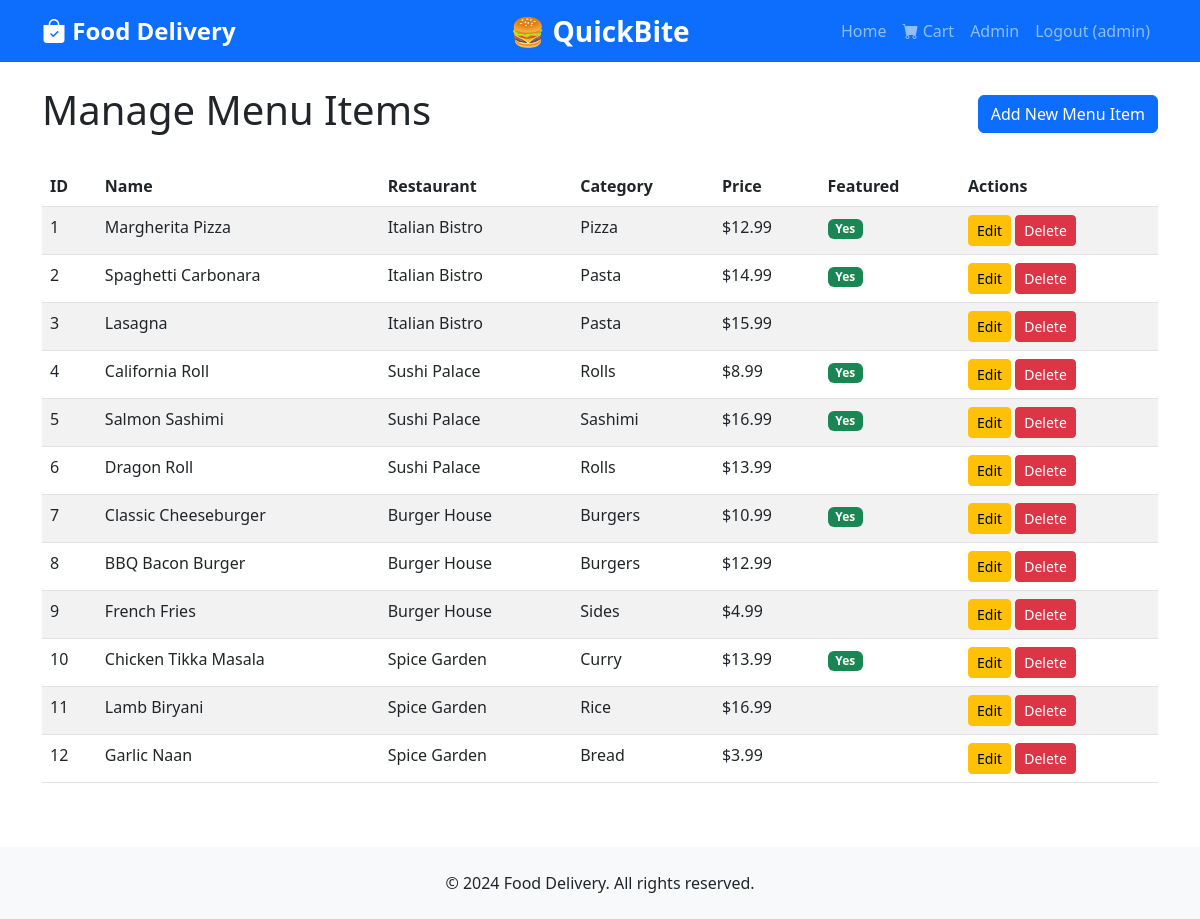
/admin/menu_items (signed in), run on the app's committed database.
### models/__init__.py (models this page shows)
class MenuItem(db.Model):
    id = db.Column(db.Integer, primary_key=True)
    name = db.Column(db.String(100), nullable=False)
    description = db.Column(db.Text)
    price = db.Column(db.Float, nullable=False)
    category = db.Column(db.String(50))
    image_url = db.Column(db.String(500))
    restaurant_id = db.Column(db.Integer, db.ForeignKey('restaurant.id'), nullable=False)
    is_featured = db.Column(db.Boolean, default=False)
    created_at = db.Column(db.DateTime, default=datetime.utcnow)

class Restaurant(db.Model):
    id = db.Column(db.Integer, primary_key=True)
    name = db.Column(db.String(100), nullable=False)
    cuisine = db.Column(db.String(50), nullable=False)
    description = db.Column(db.Text)
    image_url = db.Column(db.String(500))
    rating = db.Column(db.Float, default=4.0)
    created_at = db.Column(db.DateTime, default=datetime.utcnow)
    menu_items = db.relationship('MenuItem', backref='restaurant', lazy=True, cascade='all, delete-orphan')

### routes/admin.py (the view)
@admin_bp.route('/menu_items')
@admin_required
def menu_items():
    menu_items = MenuItem.query.all()
    return render_template('admin/menu_items.html', menu_items=menu_items)

### routes/admin.py (called while the page is built)
def admin_required(f):
    @wraps(f)
    def decorated_function(*args, **kwargs):
        if 'user_id' not in session:
            flash('Please login to access this page', 'warning')
            return redirect(url_for('auth.login'))
        if not session.get('is_admin'):
            flash('Admin access required', 'danger')
            return redirect(url_for('main.index'))
        return f(*args, **kwargs)
    return decorated_function

### templates/admin/menu_items.html (shortened to what this page needs)
{% extends "base.html" %}
{% block content %}
<div class="d-flex justify-content-between align-items-center mb-4">
    <h1>Manage Menu Items</h1>
    <a href="{{ url_for('admin.add_menu_item') }}" class="btn btn-primary">Add New Menu Item</a>
</div>
<div class="table-responsive">
    <table class="table table-striped">
        <thead>
            <tr>
                <th>ID</th>
                <th>Name</th>
                <th>Restaurant</th>
                <th>Category</th>
                <th>Price</th>
                <th>Featured</th>
                <th>Actions</th>
            </tr>
        </thead>
        <tbody>
            {% for item in menu_items %}
            <tr>
                <td>{{ item.id }}</td>
                <td>{{ item.name }}</td>
                <td>{{ item.restaurant.name }}</td>
                <td>{{ item.category }}</td>
                <td>${{ "%.2f"|format(item.price) }}</td>
                <td>{% if item.is_featured %}<span class="badge bg-success">Yes</span>{% endif %}</td>
                <td>
                    <a href="{{ url_for('admin.edit_menu_item', item_id=item.id) }}" class="btn btn-sm btn-warning">Edit</a>
                    <form method="POST" action="{{ url_for('admin.delete_menu_item', item_id=item.id) }}" class="d-inline">
                        <button type="submit" class="btn btn-sm btn-danger" onclick="return confirm('Are you sure?')">Delete</button>
                    </form>
                </td>
            </tr>
            {% endfor %}
        </tbody>
    </table>
</div>
{% endblock %}

### static/css/style.css (style rules this page uses)
body { font-family: 'Segoe UI', Tahoma, Geneva, Verdana, sans-serif; min-height: 100vh; display: flex; flex-direction: column; }
.btn { transition: all 0.3s ease; }

### data on the page
MenuItem: id "1", name "Margherita Pizza", restaurant.name "Italian Bistro", category "Pizza", price "12.99", is_featured "Yes"
MenuItem: id "2", name "Spaghetti Carbonara", restaurant.name "Italian Bistro", category "Pasta", price "14.99", is_featured "Yes"
MenuItem: id "3", name "Lasagna", restaurant.name "Italian Bistro", category "Pasta", price "15.99"
MenuItem: id "4", name "California Roll", restaurant.name "Sushi Palace", category "Rolls", price "8.99", is_featured "Yes"
MenuItem: id "5", name "Salmon Sashimi", restaurant.name "Sushi Palace", category "Sashimi", price "16.99", is_featured "Yes"
MenuItem: id "6", name "Dragon Roll", restaurant.name "Sushi Palace", category "Rolls", price "13.99"
MenuItem: id "7", name "Classic Cheeseburger", restaurant.name "Burger House", category "Burgers", price "10.99", is_featured "Yes"
MenuItem: id "8", name "BBQ Bacon Burger", restaurant.name "Burger House", category "Burgers", price "12.99"
MenuItem: id "9", name "French Fries", restaurant.name "Burger House", category "Sides", price "4.99"
MenuItem: id "10", name "Chicken Tikka Masala", restaurant.name "Spice Garden", category "Curry", price "13.99", is_featured "Yes"
MenuItem: id "11", name "Lamb Biryani", restaurant.name "Spice Garden", category "Rice", price "16.99"
MenuItem: id "12", name "Garlic Naan", restaurant.name "Spice Garden", category "Bread", price "3.99"

### other printed values
{{ session.username }} "admin"
